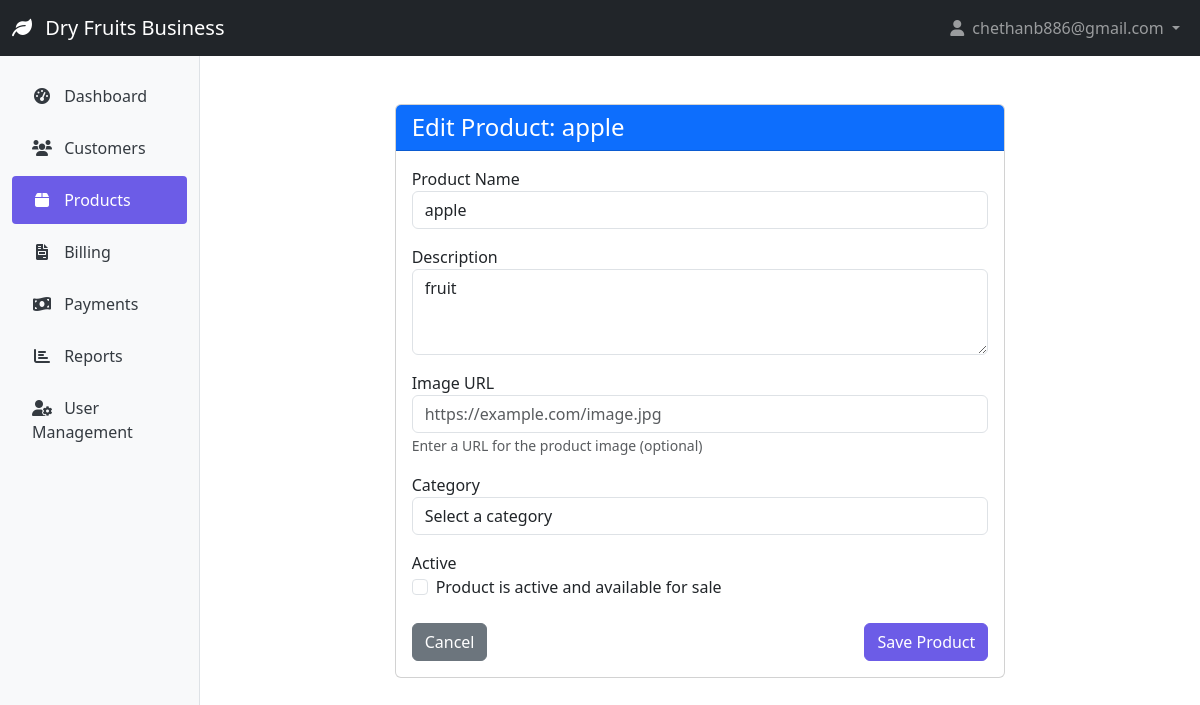
Screenshot of /products/2/update/ (signed in) with the database file from the repository.
### authentication/models.py (models this page shows, shortened)
class User(AbstractUser):
    ROLE_CHOICES = (
        ('admin', 'Admin'),
        ('executive', 'Executive'),
    )
    username = None
    email = models.EmailField('Email address', unique=True)
    role = models.CharField(max_length=20, choices=ROLE_CHOICES, default='executive')
    groups = models.ManyToManyField(
        'auth.Group',
        verbose_name='groups',
        blank=True,
        help_text='The groups this user belongs to.',
        related_name='custom_user_set',  # Add this line
        related_query_name='custom_user',
    )
    user_permissions = models.ManyToManyField(
        'auth.Permission',
        verbose_name='user permissions',
        blank=True,
        help_text='Specific permissions for this user.',
        related_name='custom_user_set',  # Add this line
        related_query_name='custom_user',
    )
    USERNAME_FIELD = 'email'
    REQUIRED_FIELDS = []
    objects = UserManager()
    @property
    def is_admin(self):
        return self.role == 'admin'

### products/models.py (models this page shows, shortened)
class Product(models.Model):
    name = models.CharField(max_length=100)
    description = models.TextField(blank=True, null=True)
    image_url = models.URLField(max_length=500, blank=True, null=True, help_text="URL to product image")
    created_at = models.DateTimeField(auto_now_add=True)
    updated_at = models.DateTimeField(auto_now=True)
    class Meta:
        ordering = ['name']

### products/views.py (the view)
# urls.py: path('<int:pk>/update/', views.product_update, name='product_update'),
@login_required
@admin_required
def product_update(request, pk):
    product = get_object_or_404(Product, pk=pk)
    if request.method == 'POST':
        form = ProductForm(request.POST, instance=product)
        if form.is_valid():
            form.save()
            messages.success(request, 'Product updated successfully!')
            return redirect('product_detail', pk=product.pk)
    else:
        form = ProductForm(instance=product)
    return render(request, 'products/product_form.html', {
        'form': form,
        'title': 'Update Product',
        'product': product,
    })

### products/forms.py
class ProductForm(forms.ModelForm):
    class Meta:
        model = Product
        fields = ['name', 'description', 'image_url']
        widgets = {
            'description': forms.Textarea(attrs={'rows': 3}),
            'image_url': forms.URLInput(attrs={'placeholder': 'https://example.com/image.jpg'})
        }

### templates/products/product_form.html (shortened to what this page needs)
{% extends 'base.html' %}
{% load crispy_forms_tags %}
{% block content %}
<div class="container mt-4">
    <div class="row">
        <div class="col-md-8 offset-md-2">
            <div class="card">
                <div class="card-header bg-primary text-white">
                    <h4 class="mb-0">{% if product %}Edit Product: {{ product.name }}{% else %}Add New Product{% endif %}</h4>
                </div>
                <div class="card-body">
                    <form method="post" novalidate>
                        <div class="form-group mb-3">
                            <label for="id_name">Product Name</label>
                            <input type="text" name="name" id="id_name" class="form-control" value="{{ form.name.value|default:'' }}" required>
                        </div>
                        <div class="form-group mb-3">
                            <label for="id_description">Description</label>
                            <textarea name="description" id="id_description" class="form-control" rows="3">{{ form.description.value|default:'' }}</textarea>
                        </div>
                        <div class="form-group mb-3">
                            <label for="id_image_url">Image URL</label>
                            <input type="url" name="image_url" id="id_image_url" class="form-control" value="{{ form.image_url.value|default:'' }}" placeholder="https://example.com/image.jpg">
                            <small class="form-text text-muted">Enter a URL for the product image (optional)</small>
                        </div>
                        <div class="form-group mb-3">
                            <label for="id_category">Category</label>
                            <select name="category" id="id_category" class="form-control">
                                <option value="" {% if not form.category.value %}selected{% endif %}>Select a category</option>
                            </select>
                        </div>
                        <div class="form-group mb-3">
                            <label for="id_is_active">Active</label>
                            <div class="form-check">
                                <input type="checkbox" name="is_active" id="id_is_active" class="form-check-input" {% if form.is_active.value %}checked{% endif %}>
                                <label class="form-check-label" for="id_is_active">Product is active and available for sale</label>
                            </div>
                        </div>
                        <div class="d-flex justify-content-between mt-4">
                            <a href="{% url 'product_list' %}" class="btn btn-secondary">Cancel</a>
                            <button type="submit" class="btn btn-primary">Save Product</button>
                        </div>
                    </form>
                </div>
            </div>
        </div>
    </div>
</div>
{% endblock %}

### templates/base.html (shortened to what this page needs)
<!DOCTYPE html>
<html lang="en">
<head>
    <link href="https://cdn.jsdelivr.net/npm/bootstrap@5.3.0-alpha1/dist/css/bootstrap.min.css" rel="stylesheet">
    <link rel="stylesheet" href="https://cdnjs.cloudflare.com/ajax/libs/font-awesome/6.0.0/css/all.min.css">
</head>
<body>
    <nav class="navbar navbar-expand-lg navbar-dark bg-dark">
        <div class="container-fluid">
            <a class="navbar-brand" href="{% url 'dashboard' %}">
                <i class="fas fa-leaf me-2"></i>
                Dry Fruits Business
            </a>
            <div class="collapse navbar-collapse" id="navbarNav">
                <ul class="navbar-nav ms-auto">
                    {% if user.is_authenticated %}
                        <li class="nav-item dropdown">
                            <a class="nav-link dropdown-toggle" href="#" id="navbarDropdown" role="button" data-bs-toggle="dropdown">
                                <i class="fas fa-user me-1"></i> {{ user.get_full_name|default:user.email }}
                            </a>
                        </li>
                    {% else %}
                        <li class="nav-item">
                            <a class="nav-link" href="{% url 'login' %}">Login</a>
                        </li>
                    {% endif %}
                </ul>
            </div>
        </div>
    </nav>
    <div class="container-fluid">
        <div class="row">
            {% if user.is_authenticated %}
                <div class="col-md-3 col-lg-2 d-md-block sidebar collapse">
                    <div class="position-sticky pt-3">
                        <ul class="nav flex-column">
                            <li class="nav-item">
                                <a class="nav-link {% if request.path == '/' %}active{% endif %}" href="{% url 'dashboard' %}">
                                    <i class="fas fa-tachometer-alt"></i> Dashboard
                                </a>
                            </li>
                            <li class="nav-item">
                                <a class="nav-link {% if '/customers/' in request.path %}active{% endif %}" href="{% url 'customer_list' %}">
                                    <i class="fas fa-users"></i> Customers
                                </a>
                            </li>
                            <li class="nav-item">
                                <a class="nav-link {% if '/products/' in request.path %}active{% endif %}" href="{% url 'product_list' %}">
                                    <i class="fas fa-box"></i> Products
                                </a>
                            </li>
                            <li class="nav-item">
                                <a class="nav-link {% if '/billing/' in request.path %}active{% endif %}" href="{% url 'billing_list' %}">
                                    <i class="fas fa-file-invoice"></i> Billing
                                </a>
                            </li>
                            <li class="nav-item">
                                <a class="nav-link {% if '/payments/' in request.path %}active{% endif %}" href="{% url 'payment_list' %}">
                                    <i class="fas fa-money-bill-wave"></i> Payments
                                </a>
                            </li>
                            <li class="nav-item">
                                <a class="nav-link {% if '/reports/' in request.path %}active{% endif %}" href="{% url 'report_list' %}">
                                    <i class="fas fa-chart-bar"></i> Reports
                                </a>
                            </li>
                            {% if user.is_admin %}
                            <li class="nav-item">
                                <a class="nav-link {% if '/users/' in request.path %}active{% endif %}" href="{% url 'user_list' %}">
                                    <i class="fas fa-user-cog"></i> User Management
                                </a>
                            </li>
                            {% endif %}
                        </ul>
                    </div>
                </div>
                <main class="col-md-9 ms-sm-auto col-lg-10 px-md-4 content">
            {% else %}
                <main class="col-12 content">
            {% endif %}
                {% block content %}{% endblock %}
            </main>
        </div>
    </div>
</body>
</html>

### templates/base.html (style rules this page uses)
:root { --primary-color: #6c5ce7; --secondary-color: #a29bfe; --accent-color: #fd79a8; --light-color: #f8f9fa; --dark-color: #343a40; }
.sidebar { min-height: calc(100vh - 56px); background-color: var(--light-color); border-right: 1px solid #dee2e6; }
.sidebar .nav-link { color: var(--dark-color); padding: 0.75rem 1.25rem; border-radius: 0.25rem; margin-bottom: 0.25rem; }
.sidebar .nav-link.active { background-color: var(--primary-color); color: white; }
.sidebar .nav-link i { margin-right: 0.5rem; width: 1.25rem; text-align: center; }
.content { padding: 1.5rem; }
.btn-primary { background-color: var(--primary-color); border-color: var(--primary-color); }

### rows the page displays
User: get_full_name "chethanb886@gmail.com"
Product: name "apple", description "fruit"
